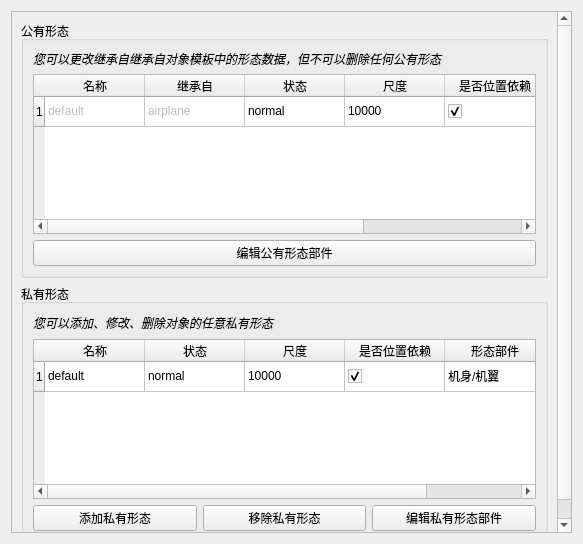
<?xml version="1.0" encoding="UTF-8"?>
<ui version="4.0">
 <class>ObjectClassFormWidget</class>
 <widget class="QWidget" name="ObjectClassFormWidget">
  <property name="geometry">
   <rect>
    <x>0</x>
    <y>0</y>
    <width>583</width>
    <height>544</height>
   </rect>
  </property>
  <property name="windowTitle">
   <string>对象类空间形态</string>
  </property>
  <layout class="QGridLayout" name="gridLayout_4">
   <item row="0" column="0">
    <widget class="QScrollArea" name="scrollArea">
     <property name="widgetResizable">
      <bool>true</bool>
     </property>
     <widget class="QWidget" name="scrollAreaWidgetContents">
      <property name="geometry">
       <rect>
        <x>0</x>
        <y>0</y>
        <width>563</width>
        <height>524</height>
       </rect>
      </property>
      <layout class="QGridLayout" name="gridLayout_3">
       <item row="0" column="0">
        <layout class="QVBoxLayout" name="verticalLayout_3">
         <item>
          <widget class="QGroupBox" name="groupBox">
           <property name="title">
            <string>公有形态</string>
           </property>
           <layout class="QGridLayout" name="gridLayout_2">
            <item row="0" column="0">
             <layout class="QVBoxLayout" name="verticalLayout">
              <item>
               <widget class="QLabel" name="label_2">
                <property name="font">
                 <font>
                  <italic>true</italic>
                 </font>
                </property>
                <property name="text">
                 <string>您可以更改继承自继承自对象模板中的形态数据，但不可以删除任何公有形态</string>
                </property>
                <property name="wordWrap">
                 <bool>true</bool>
                </property>
               </widget>
              </item>
              <item>
               <widget class="QTableWidget" name="tableWidget_publicForm">
                <property name="maximumSize">
                 <size>
                  <width>16777215</width>
                  <height>160</height>
                 </size>
                </property>
                <row>
                 <property name="text">
                  <string>1</string>
                 </property>
                </row>
                <column>
                 <property name="text">
                  <string>名称</string>
                 </property>
                </column>
                <column>
                 <property name="text">
                  <string>继承自</string>
                 </property>
                </column>
                <column>
                 <property name="text">
                  <string>状态</string>
                 </property>
                </column>
                <column>
                 <property name="text">
                  <string>尺度</string>
                 </property>
                </column>
                <column>
                 <property name="text">
                  <string>是否位置依赖</string>
                 </property>
                </column>
                <column>
                 <property name="text">
                  <string>形态部件</string>
                 </property>
                </column>
                <item row="0" column="0">
                 <property name="text">
                  <string>default</string>
                 </property>
                 <property name="flags">
                  <set>ItemIsSelectable|ItemIsDragEnabled|ItemIsUserCheckable</set>
                 </property>
                </item>
                <item row="0" column="1">
                 <property name="text">
                  <string>airplane</string>
                 </property>
                 <property name="flags">
                  <set>ItemIsSelectable|ItemIsDragEnabled|ItemIsUserCheckable</set>
                 </property>
                </item>
                <item row="0" column="2">
                 <property name="text">
                  <string>normal</string>
                 </property>
                </item>
                <item row="0" column="3">
                 <property name="text">
                  <string>10000</string>
                 </property>
                </item>
                <item row="0" column="4">
                 <property name="text">
                  <string/>
                 </property>
                 <property name="checkState">
                  <enum>Checked</enum>
                 </property>
                </item>
                <item row="0" column="5">
                 <property name="text">
                  <string>机身/机翼</string>
                 </property>
                </item>
               </widget>
              </item>
              <item>
               <widget class="QPushButton" name="pushButton_editPublicFormPart">
                <property name="text">
                 <string>编辑公有形态部件</string>
                </property>
                <property name="icon">
                 <iconset resource="../ModelingTool.qrc">
                  <normaloff>:/ModelingTool/Images/edit.png</normaloff>:/ModelingTool/Images/edit.png</iconset>
                </property>
               </widget>
              </item>
             </layout>
            </item>
           </layout>
          </widget>
         </item>
         <item>
          <widget class="QGroupBox" name="groupBox_2">
           <property name="title">
            <string>私有形态</string>
           </property>
           <layout class="QGridLayout" name="gridLayout">
            <item row="0" column="0">
             <layout class="QVBoxLayout" name="verticalLayout_2">
              <item>
               <layout class="QHBoxLayout" name="horizontalLayout_2">
                <item>
                 <widget class="QLabel" name="label_3">
                  <property name="font">
                   <font>
                    <italic>true</italic>
                   </font>
                  </property>
                  <property name="text">
                   <string>您可以添加、修改、删除对象的任意私有形态</string>
                  </property>
                  <property name="wordWrap">
                   <bool>false</bool>
                  </property>
                 </widget>
                </item>
                <item>
                 <spacer name="horizontalSpacer">
                  <property name="orientation">
                   <enum>Qt::Horizontal</enum>
                  </property>
                  <property name="sizeHint" stdset="0">
                   <size>
                    <width>40</width>
                    <height>20</height>
                   </size>
                  </property>
                 </spacer>
                </item>
               </layout>
              </item>
              <item>
               <widget class="QTableWidget" name="tableWidget_privateForm">
                <property name="maximumSize">
                 <size>
                  <width>16777215</width>
                  <height>160</height>
                 </size>
                </property>
                <row>
                 <property name="text">
                  <string>1</string>
                 </property>
                </row>
                <column>
                 <property name="text">
                  <string>名称</string>
                 </property>
                </column>
                <column>
                 <property name="text">
                  <string>状态</string>
                 </property>
                </column>
                <column>
                 <property name="text">
                  <string>尺度</string>
                 </property>
                </column>
                <column>
                 <property name="text">
                  <string>是否位置依赖</string>
                 </property>
                </column>
                <column>
                 <property name="text">
                  <string>形态部件</string>
                 </property>
                </column>
                <item row="0" column="0">
                 <property name="text">
                  <string>default</string>
                 </property>
                </item>
                <item row="0" column="1">
                 <property name="text">
                  <string>normal</string>
                 </property>
                </item>
                <item row="0" column="2">
                 <property name="text">
                  <string>10000</string>
                 </property>
                </item>
                <item row="0" column="3">
                 <property name="text">
                  <string/>
                 </property>
                 <property name="checkState">
                  <enum>Checked</enum>
                 </property>
                </item>
                <item row="0" column="4">
                 <property name="text">
                  <string>机身/机翼</string>
                 </property>
                </item>
               </widget>
              </item>
              <item>
               <layout class="QHBoxLayout" name="horizontalLayout">
                <item>
                 <widget class="QPushButton" name="pushButton_addPrivateForm">
                  <property name="text">
                   <string>添加私有形态</string>
                  </property>
                  <property name="icon">
                   <iconset resource="../ModelingTool.qrc">
                    <normaloff>:/ModelingTool/Images/add.png</normaloff>:/ModelingTool/Images/add.png</iconset>
                  </property>
                 </widget>
                </item>
                <item>
                 <widget class="QPushButton" name="pushButton_removePrivateForm">
                  <property name="text">
                   <string>移除私有形态</string>
                  </property>
                  <property name="icon">
                   <iconset resource="../ModelingTool.qrc">
                    <normaloff>:/ModelingTool/Images/remove_circle.png</normaloff>:/ModelingTool/Images/remove_circle.png</iconset>
                  </property>
                 </widget>
                </item>
                <item>
                 <widget class="QPushButton" name="pushButton_editPrivateFormPart">
                  <property name="text">
                   <string>编辑私有形态部件</string>
                  </property>
                  <property name="icon">
                   <iconset resource="../ModelingTool.qrc">
                    <normaloff>:/ModelingTool/Images/edit.png</normaloff>:/ModelingTool/Images/edit.png</iconset>
                  </property>
                 </widget>
                </item>
               </layout>
              </item>
             </layout>
            </item>
           </layout>
          </widget>
         </item>
        </layout>
       </item>
      </layout>
     </widget>
    </widget>
   </item>
  </layout>
 </widget>
 <resources>
  <include location="../ModelingTool.qrc"/>
 </resources>
 <connections/>
</ui>
